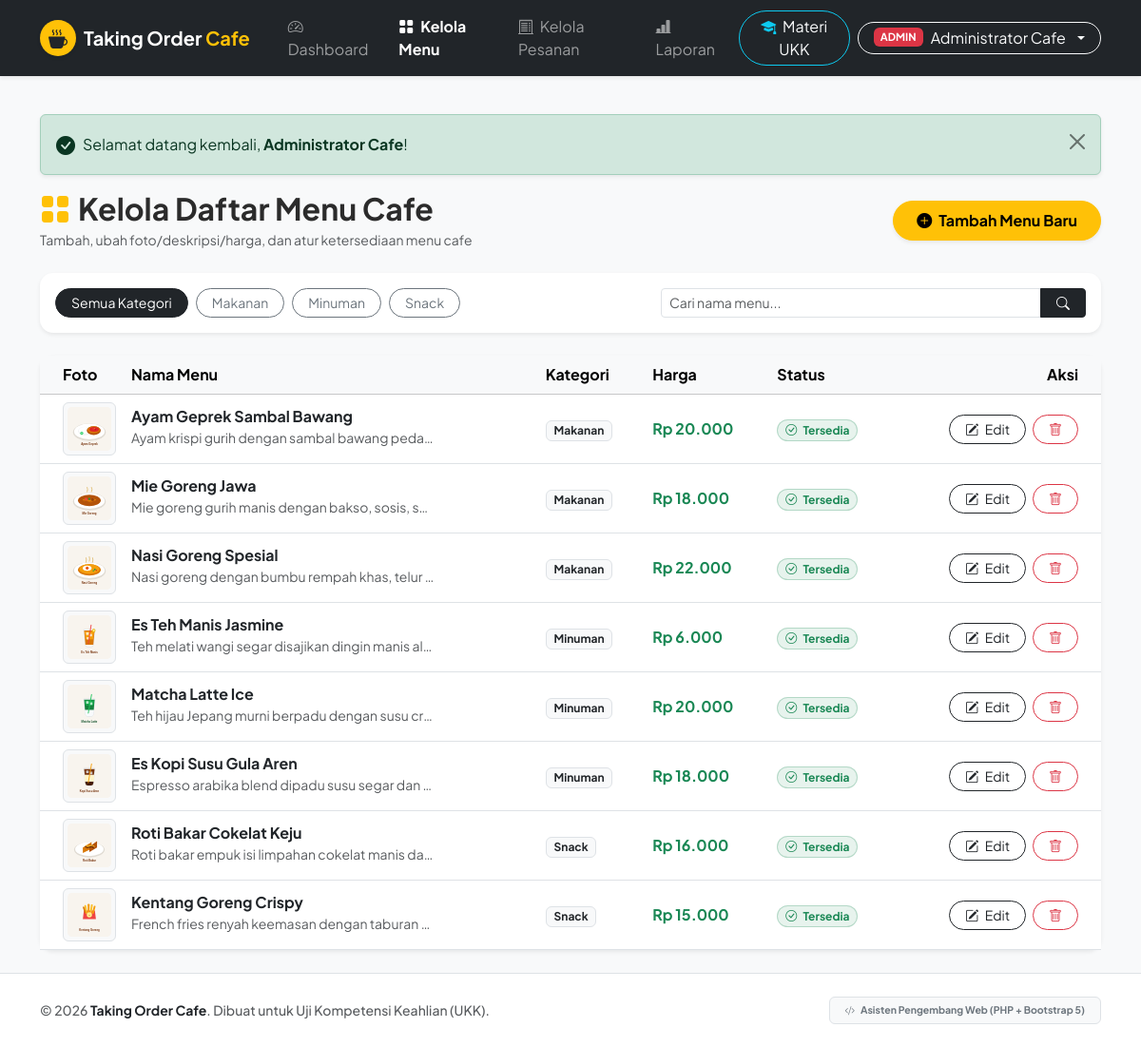
The page /admin/menus.php (signed in) on the database its author committed.
### tables this page shows
CREATE TABLE IF NOT EXISTS `menus` (
    `id` INT AUTO_INCREMENT PRIMARY KEY,
    `name` VARCHAR(100) NOT NULL,
    `category` VARCHAR(50) NOT NULL,  
    `description` TEXT,
    `price` DECIMAL(10, 2) NOT NULL,
    `image` VARCHAR(255) DEFAULT 'default-menu.png',
    `status` ENUM('available', 'unavailable') NOT NULL DEFAULT 'available',
    `created_at` DATETIME DEFAULT CURRENT_TIMESTAMP
);

### admin/menus.php (the view, shortened to what this page needs)
<?php
require_once __DIR__ . '/../config/database.php';
require_once __DIR__ . '/../includes/functions.php';
$search = sanitize($_GET['search'] ?? '');
$filterCat = sanitize($_GET['category'] ?? '');
$sql = "SELECT * FROM menus WHERE 1=1";
$params = [];
$sql .= " ORDER BY category ASC, id DESC";
$stmt = $pdo->prepare($sql);
$stmt->execute($params);
$menus = $stmt->fetchAll();
require_once __DIR__ . '/../includes/header.php';
?>
<div class="d-flex flex-column flex-md-row justify-content-between align-items-md-center gap-3 mb-4">
    <div>
        <h2 class="fw-bold mb-1"><i class="bi bi-grid-fill text-warning me-2"></i>Kelola Daftar Menu Cafe</h2>
        <p class="text-muted small mb-0">Tambah, ubah foto/deskripsi/harga, dan atur ketersediaan menu cafe</p>
    </div>
    <div>
        <button type="button" class="btn btn-warning rounded-pill px-4 py-2 fw-bold shadow-sm" data-bs-toggle="modal" data-bs-target="#modalAddMenu">
            <i class="bi bi-plus-circle-fill me-1"></i> Tambah Menu Baru
        </button>
    </div>
</div>
<div class="card border-0 shadow-sm p-3 mb-4 bg-white">
    <form action="<?php echo base_url('admin/menus.php'); ?>" method="GET" class="row g-2 align-items-center">
        <div class="col-lg-7 d-flex flex-wrap gap-2">
            <a href="<?php echo base_url('admin/menus.php'); ?>" class="btn btn-sm rounded-pill px-3 <?php echo (empty($filterCat) || $filterCat === 'all') ? 'btn-dark' : 'btn-outline-secondary'; ?>">
                Semua Kategori
            </a>
            <a href="<?php echo base_url('admin/menus.php?category=Makanan'); ?>" class="btn btn-sm rounded-pill px-3 <?php echo ($filterCat === 'Makanan') ? 'btn-dark' : 'btn-outline-secondary'; ?>">
                Makanan
            </a>
            <a href="<?php echo base_url('admin/menus.php?category=Minuman'); ?>" class="btn btn-sm rounded-pill px-3 <?php echo ($filterCat === 'Minuman') ? 'btn-dark' : 'btn-outline-secondary'; ?>">
                Minuman
            </a>
            <a href="<?php echo base_url('admin/menus.php?category=Snack'); ?>" class="btn btn-sm rounded-pill px-3 <?php echo ($filterCat === 'Snack') ? 'btn-dark' : 'btn-outline-secondary'; ?>">
                Snack
            </a>
        </div>
        <div class="col-lg-5">
            <div class="input-group">
                <input type="text" name="search" class="form-control form-control-sm" placeholder="Cari nama menu..." value="<?php echo htmlspecialchars($search); ?>">
                <button class="btn btn-sm btn-dark px-3" type="submit"><i class="bi bi-search"></i></button>
            </div>
        </div>
    </form>
</div>
<div class="card border-0 shadow-sm">
    <div class="card-body p-0">
        <?php if (empty($menus)): ?>
            <div class="text-center py-5">
                <i class="bi bi-inbox fs-1 text-muted"></i>
                <h5 class="fw-bold mt-3 mb-1">Belum Ada Menu</h5>
                <p class="text-muted small">Klik tombol "Tambah Menu Baru" untuk menambahkan menu pertama Anda.</p>
            </div>
        <?php else: ?>
            <div class="table-responsive">
                <table class="table table-hover align-middle mb-0">
                    <thead class="table-light">
                        <tr>
                            <th class="ps-4" style="width: 80px;">Foto</th>
                            <th>Nama Menu</th>
                            <th>Kategori</th>
                            <th>Harga</th>
                            <th>Status</th>
                            <th class="text-end pe-4">Aksi</th>
                        </tr>
                    </thead>
                    <tbody>
                        <?php foreach ($menus as $m): ?>
                            <tr>
                                <td class="ps-4">
                                    <img src="<?php echo get_menu_image_url($m['image']); ?>" alt="" width="56" height="56" class="rounded object-fit-cover bg-light p-1 border">
                                </td>
                                <td>
                                    <div class="fw-bold text-dark"><?php echo htmlspecialchars($m['name']); ?></div>
                                    <small class="text-muted text-truncate d-inline-block" style="max-width: 320px;">
                                        <?php echo htmlspecialchars($m['description']); ?>
                                    </small>
                                </td>
                                <td>
                                    <span class="badge bg-light text-dark border"><?php echo htmlspecialchars($m['category']); ?></span>
                                </td>
                                <td class="fw-bold text-success">
                                    <?php echo format_rupiah($m['price']); ?>
                                </td>
                                <td>
                                    <?php if ($m['status'] === 'available'): ?>
                                        <span class="badge bg-success bg-opacity-10 text-success border border-success border-opacity-25 px-2 py-1 rounded-pill">
                                            <i class="bi bi-check-circle me-1"></i> Tersedia
                                        </span>
                                    <?php else: ?>
                                        <span class="badge bg-secondary bg-opacity-10 text-secondary border px-2 py-1 rounded-pill">
                                            <i class="bi bi-dash-circle me-1"></i> Habis (Off)
                                        </span>
                                    <?php endif; ?>
                                </td>
                                <td class="text-end pe-4">
                                    <button type="button" class="btn btn-sm btn-outline-dark rounded-pill px-3 me-1"
                                            data-bs-toggle="modal"
                                            data-bs-target="#modalEditMenu<?php echo $m['id']; ?>">
                                        <i class="bi bi-pencil-square me-1"></i> Edit
                                    </button>
                                    <a href="<?php echo base_url('admin/menus.php?action=delete&id=' . $m['id']); ?>"
                                       class="btn btn-sm btn-outline-danger rounded-pill px-3"
                                       onclick="return confirm('Apakah Anda yakin ingin menghapus menu \'<?php echo addslashes($m['name']); ?>\'?');">
                                        <i class="bi bi-trash"></i>
                                    </a>
                                </td>
                            </tr>
                        <?php endforeach; ?>
                    </tbody>
                </table>
            </div>
        <?php endif; ?>
    </div>
</div>
<?php require_once __DIR__ . '/../includes/footer.php'; ?>

### assets/css/style.css (style rules this page uses)
:root { --bs-primary: #5c3d2e; --bs-primary-rgb: 92, 61, 46; --font-family-base: 'Plus Jakarta Sans', system-ui, -apple-system, sans-serif; }
body { font-family: var(--font-family-base); color: #2b2b2b; background-color: #f8f9fa; -webkit-font-smoothing: antialiased; }
.card { border-radius: 14px; transition: transform 0.2s ease, box-shadow 0.2s ease; }

### rows shown on the page
menus: shows a picture, name "Ayam Geprek Sambal Bawang", description "Ayam krispi gurih dengan sambal bawang peda…", category "Makanan", price "Rp 20.000", status "available" (drawn)
menus: shows a picture, name "Mie Goreng Jawa", description "Mie goreng gurih manis dengan bakso, sosis, s…", category "Makanan", price "Rp 18.000", status "available" (drawn)
menus: shows a picture, name "Nasi Goreng Spesial", description "Nasi goreng dengan bumbu rempah khas, telur…", category "Makanan", price "Rp 22.000", status "available" (drawn)
menus: shows a picture, name "Es Teh Manis Jasmine", description "Teh melati wangi segar disajikan dingin manis al…", category "Minuman", price "Rp 6.000", status "available" (drawn)
menus: shows a picture, name "Matcha Latte Ice", description "Teh hijau Jepang murni berpadu dengan susu cr…", category "Minuman", price "Rp 20.000", status "available" (drawn)
menus: shows a picture, name "Es Kopi Susu Gula Aren", description "Espresso arabika blend dipadu susu segar dan…", category "Minuman", price "Rp 18.000", status "available" (drawn)
menus: shows a picture, name "Roti Bakar Cokelat Keju", description "Roti bakar empuk isi limpahan cokelat manis da…", category "Snack", price "Rp 16.000", status "available" (drawn)
menus: shows a picture, name "Kentang Goreng Crispy", description "French fries renyah keemasan dengan taburan…", category "Snack", price "Rp 15.000", status "available" (drawn)

### other values the page prints
$role "ADMIN"
$currentUser['name'] "Administrator Cafe"
strip_tags($flash['message'], '<strong><b><em><code><i><small><span>') "Selamat datang kembali, Administrator Cafe !"
